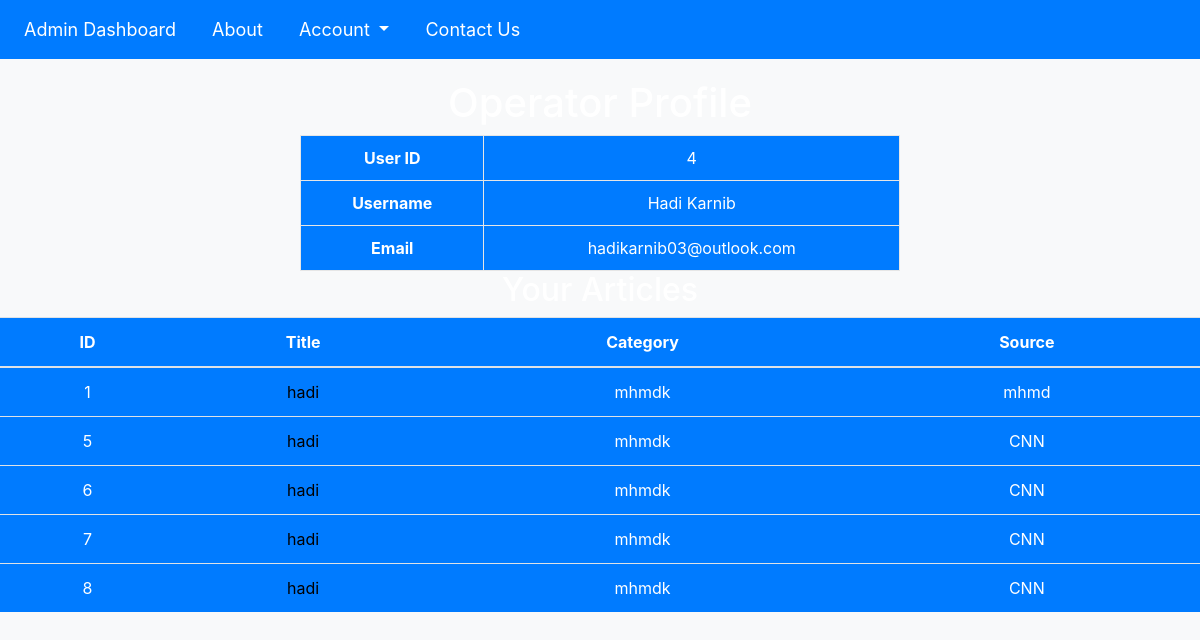
Screenshot of /displayOpByID.php (signed in) with the database file from the repository.
### tables this page shows
CREATE TABLE `operators` (
  `ID` int(11) NOT NULL,
  `FullName` varchar(200) NOT NULL,
  `Email` varchar(500) NOT NULL,
  `Password` varchar(500) NOT NULL,
  `Type` bit(1) NOT NULL DEFAULT b'1'
);

CREATE TABLE `articles` (
  `ID` int(11) NOT NULL,
  `status` bit(1) NOT NULL DEFAULT b'0',
  `image` varchar(200) NOT NULL,
  `operator` varchar(1000) NOT NULL,
  `dbTitle` varchar(200) NOT NULL,
  `dbDate` date NOT NULL,
  `dbsource` varchar(200) NOT NULL,
  `dbauthor` varchar(200) NOT NULL,
  `dbarticle` varchar(5000) NOT NULL,
  `dbcategory` varchar(200) NOT NULL
);

### displayOpByID.php (the view, shortened to what this page needs)
<?php
include("inc/connection.php");
$operatorId = $_SESSION["user_id"];
$queryOperator = "SELECT * FROM operators WHERE ID = $operatorId";
$resultOperator = mysqli_query($con, $queryOperator);
$operatorInfo = mysqli_fetch_assoc($resultOperator);
$queryArticles = "SELECT ID, dbTitle, dbcategory, dbsource FROM articles WHERE operator = '{$operatorInfo['FullName']}'";
$resultArticles = mysqli_query($con, $queryArticles);
?>
<!DOCTYPE html>
<html>
<head>
    <link rel="stylesheet" href="https://maxcdn.bootstrapcdn.com/bootstrap/4.5.2/css/bootstrap.min.css">
</head>
<body>
<nav class="navbar navbar-expand-lg navbar-dark">
        <div class="collapse navbar-collapse" id="navbarTogglerDemo03">
        <ul class="navbar-nav mr-auto mt-2 mt-lg-0">
            <li class="nav-item">
            <a class="nav-link" href="admin_dashboard.php">Admin Dashboard</a>
            </li>
            <li class="nav-item">
            <a class="nav-link" href="about.php">About</a>
            </li>
            <li class="nav-item dropdown dmenu">
                <a class="nav-link dropdown-toggle" href="#" id="navbardrop" data-toggle="dropdown">
                Account
                </a>
            </li>
            <li class="nav-item">
            <a class="nav-link" href="contactUS.php">Contact Us</a>
            </li>
        </ul>
        </div>
    </nav>
<div class="profile-container">
    <h1 style="color: white;">Operator Profile</h1>
    <table class="table profile-table">
        <tr>
            <th>User ID</th>
            <td><?php echo $operatorInfo["ID"]; ?></td>
        </tr>
        <tr>
            <th>Username</th>
            <td><?php echo $operatorInfo["FullName"]; ?></td>
        </tr>
        <tr>
            <th>Email</th>
            <td><?php echo $operatorInfo["Email"]; ?></td>
        </tr>
    </table>
<h2 style="color: white;">Your Articles</h2>
<?php if (mysqli_num_rows($resultArticles) > 0) { ?>
    <table class="table" style="background-color: #007bff; color: white;">
        <thead>
            <tr>
                <th>ID</th>
                <th>Title</th>
                <th>Category</th>
                <th>Source</th>
            </tr>
        </thead>
        <tbody>
            <?php while ($row = mysqli_fetch_assoc($resultArticles)) { ?>
                <tr>
                    <td><?php echo $row["ID"]; ?></td>
                    <td><a href="article.php?id=<?php echo $row["ID"]; ?>" style="color: black;"><?php echo $row["dbTitle"]; ?></a></td>
                    <td><?php echo $row["dbcategory"]; ?></td>
                    <td><?php echo $row["dbsource"]; ?></td>
                </tr>
            <?php } ?>
        </tbody>
    </table>
<?php } else { ?>
    <p style="color: white;">No articles found.</p>
<?php } ?>
</div>
</body>
</html>

### displayOpByID.php (style rules this page uses)
body { background-image: url('images/newspapers.jpg'); background-size: cover; background-repeat: no-repeat; background-attachment: fixed; background-position: center center; background-color: #f8f9fa; }
.navbar { background-color: #007bff; }
.navbar-dark .navbar-nav .nav-link { font-size: 18px; color: white !important; margin-right: 20px; }
.profile-container { text-align: center; margin-top: 20px; }
.profile-table { margin: 0 auto; width: 50%; border-collapse: collapse; }
.profile-table th, .profile-table td { padding: 10px; border: 1px solid #e6e6e6; background-color: #007bff; color: white; }
.profile-table th { background-color: #007bff; color: white; }

### rows the page displays
operators: ID "4", FullName "Hadi Karnib", Email "hadikarnib03@outlook.com"
articles: ID "1", dbTitle "hadi", dbcategory "mhmdk", dbsource "mhmd"
articles: ID "5", dbTitle "hadi", dbcategory "mhmdk", dbsource "CNN"
articles: ID "6", dbTitle "hadi", dbcategory "mhmdk", dbsource "CNN"
articles: ID "7", dbTitle "hadi", dbcategory "mhmdk", dbsource "CNN"
articles: ID "8", dbTitle "hadi", dbcategory "mhmdk", dbsource "CNN"
